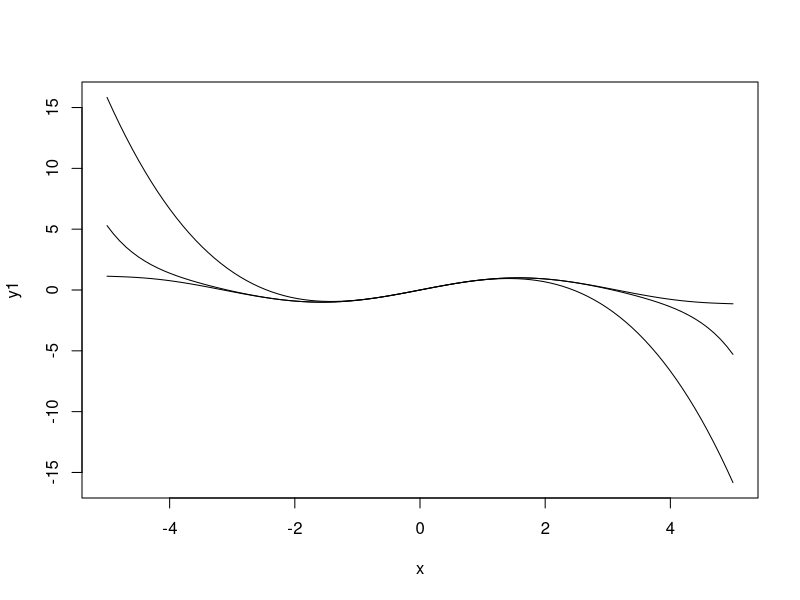

The R script that drew this image:
f <- function (t,x){
  n <- 0:t
  zbr <- (((-1)^n)/(factorial((2*n)+1)))*(x^((2*n)+1))
  y <- sum(zbr)
    return(y)
}

x <- seq(from=-5, to=5, length.out = 100)
y1 <- 0;
y2 <- 0;
y3 <- 0;
for (i in seq_along(x) ){
  y1[i] <- f(1, x[i]);
  y2[i] <- f(3, x[i]);
  y3[i] <- f(5, x[i]);
}
plot (x, y1, type="l")
lines (x, y2)
lines (x, y3)

